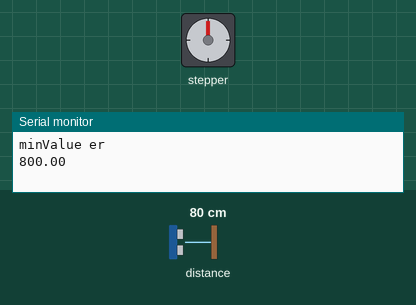
Simulated run of this sketch. Board: Arduino Mega 2560, built with avr-gcc and run on an emulated ATmega2560. Parts: stepper motor, the last lines printed to the serial monitor. Wiring (inferred from the names in the program): stepper motor driver (400 steps per turn assumed): step pin 15; direction pin 23. The inputs (shaded band) are chosen by the test bench; at power-on: distance to the obstacle 80 cm.

Above: at 0.16 s.
At 9.11 s:
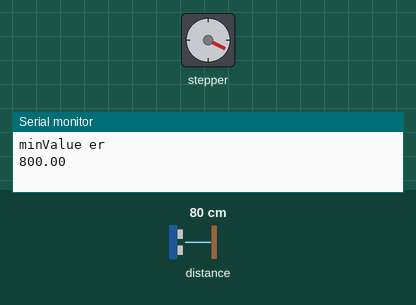
At 18.39 s:
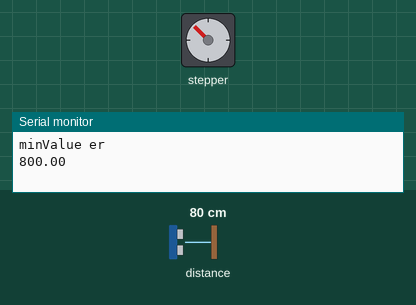
At 38.93 s:
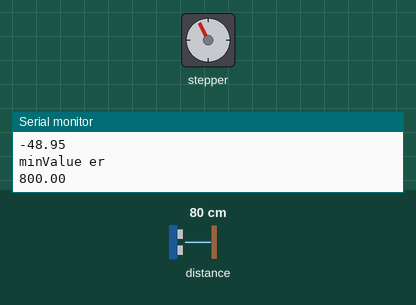
Timing chart, 0 to 40.0 s (numbered marks = the images above):
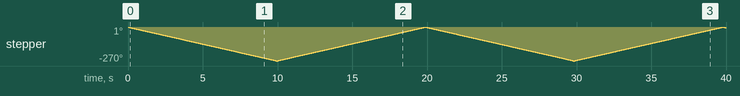

Measured:
- by itself, stepper: turns 270° counter-clockwise in 9.9 s, then 270° clockwise in 9.9 s, then 270° counter-clockwise in 9.9 s, then 270° clockwise in 9.9 s, and so on

The sketch:

rangefinderfunktion.ino
```cpp
#include <math.h>

#include <Wire.h>
#include <VL53L1X.h>

// Define pin connections & motor's steps per revolution
const int dirPin = 23;
const int stepPin = 15;
const int stepsPerRevolution = 400;
float minValue = 4000, stepLock = 0, stepLockGrader = 0, laengdeAfvigelse = 0, A = 0, B = 0, drejeKegleVinkel = 0, akselsVaerdi = 1290;

VL53L1X sensor;
float y;
float afstandTilKegle(float x) {
    return (tan(0.5235988)*x);
  }

void setup()
{
  Serial.begin(115200);
  // Declare pins as Outputs
  pinMode(stepPin, OUTPUT);
  pinMode(dirPin, OUTPUT);
  Wire.begin();
  Wire.setClock(400000); // use 400 kHz I2C

  sensor.setTimeout(500);
  if (!sensor.init())
  {
    Serial.println("Failed to detect and initialize sensor!");
    while (1);
  }

  sensor.setDistanceMode(VL53L1X::Long);
  sensor.setMeasurementTimingBudget(20000);
  sensor.startContinuous(50);
}

void medUret() {
  // Set motor direction clockwise
  digitalWrite(dirPin, LOW);

  // Spin motor speed
  for(int x = 0; x < stepsPerRevolution*0.75; x++)
  {
    findAfstand(x);
    digitalWrite(stepPin, HIGH);
    digitalWrite(stepPin, LOW);
  }
}

void modUret() {
  // Set motor direction counterclockwise
  digitalWrite(dirPin, HIGH);

  // Spin motor speed
  for(int x = 300; x > 0; x--)
  {
    findAfstand(x);
    digitalWrite(stepPin, HIGH);
    digitalWrite(stepPin, LOW);
  }
}

void findAfstand(int x) {
  y = sensor.read();
  if (y < minValue) {
    minValue = y;
    stepLock = x;
    Serial.println("minValue er ");
    Serial.println(minValue);
  }
}

float findAfvigendeLaengde() {
  float favPosition = 150 * 0.9;
  stepLockGrader = stepLock * 0.9;
  float stepLockRadian = 0;
  float x = 0, y = 0, x2 = 0, y2 = 0;
  if (stepLockGrader > favPosition + 5*0.9 or stepLockGrader < favPosition - 5*0.9) {
    stepLockRadian = (stepLockGrader * 3.14159) / 180;
    favPosition = (favPosition * 3.14159) / 180;
    x = cos(stepLockRadian) * minValue;
    x2 = cos(favPosition) * akselsVaerdi;
    A = x2 - x;
    y = sin(stepLockRadian) * minValue;
    y2 = sin(favPosition) * akselsVaerdi;
    B = y2 - y;
    laengdeAfvigelse = sqrt(A*A + B*B);
    Serial.println("laengdeAfvigelse er ");
    Serial.println(laengdeAfvigelse);
    return laengdeAfvigelse;
  }
  else {
    return 0;
  }
}

float findDrejeVinkel () {
  Serial.println("stepLockGrader er ");
  Serial.println(stepLockGrader);
  drejeKegleVinkel = atan(B/A);
  drejeKegleVinkel = drejeKegleVinkel * 100;
  Serial.println("drejeKegleVinkel er ");
  Serial.println(drejeKegleVinkel);
  return drejeKegleVinkel;
}

void reset() {
  minValue = 4000;
  stepLock = 0;
  A = 0;
  B = 0;
}

void loop()
{
  medUret();
  modUret();
  findAfvigendeLaengde();
  findDrejeVinkel();
  reset();
}
```
